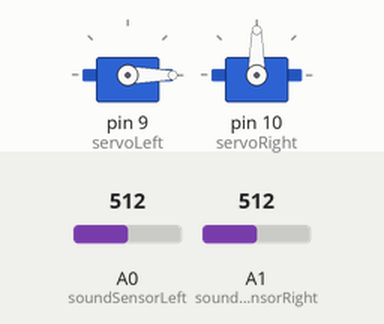
The sketch below on a simulated Arduino Uno, built with avr-gcc and run on an emulated ATmega328P. Parts: 2 × servo. The inputs (shaded band) are chosen by the test bench; at power-on: A0 (soundSensorLeft) = 512, A1 (soundSensorRight) = 512.

Above: at 8.8 s.
8.9 s: A0 (soundSensorLeft) set to 494
At 9.8 s:
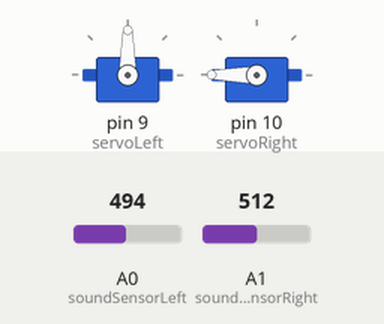
12.4 s: A1 (soundSensorRight) set to 491
At 14.2 s:
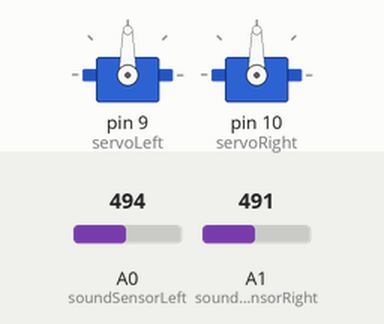
15.1 s: A1 (soundSensorRight) set to 510
At 15.7 s:
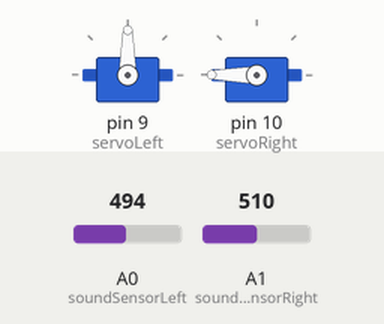
Timing chart, 0 to 18.1 s (numbered marks = the images above; inputs shaded):
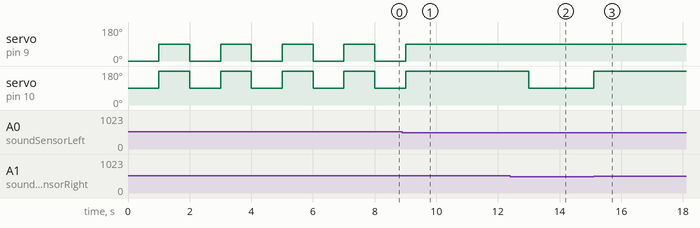

Measured:
- the behaviour switches between 501 and 500 on A0 (soundSensorLeft) (found by bisection; images 0 and 1)
- the behaviour switches between 501 and 500 on A1 (soundSensorRight) (found by bisection; images 1 and 2)
- after the input at 8.9 s, servo on pin 9 (servoLeft): goes on until 9.0 s, then stays 90°; servo on pin 10 (servoRight): goes on until 9.0 s, then stays 180°
- after the input at 12.4 s, servo on pin 10 (servoRight): 180° → 90° after 0.60 s
- after the input at 15.1 s, servo on pin 10 (servoRight): 90° → 180° at once
- by itself, servo on pin 9 (servoLeft): alternates 90° for 1.0 s and 0° for 1.0 s
- by itself, servo on pin 10 (servoRight): alternates 180° for 1.0 s and 90° for 1.0 s

The sketch:

robotic_eye.ino
```cpp
#include <Servo.h>

Servo servoLeft; // servo motor for left eye
Servo servoRight; // servo motor for right eye
int soundSensorLeft = A0; // sound sensor on left
int soundSensorRight = A1; // sound sensor on right

void setup() {
  servoLeft.attach(9); // attach servo to pin 9
  servoRight.attach(10); // attach servo to pin 10
  pinMode(soundSensorLeft, INPUT); // set sound sensor on left as input
  pinMode(soundSensorRight, INPUT); // set sound sensor on right as input
}

void loop() {
  int soundLevelLeft = analogRead(soundSensorLeft); // read sound level on left
  int soundLevelRight = analogRead(soundSensorRight); // read sound level on right

  // if sound is detected on left
  if(soundLevelLeft > 500) {
    // turn left
    servoLeft.write(0); // turn left
    delay(1000); // wait for 1 second
    servoLeft.write(90); // stop
  }

  // if sound is detected on right
  if(soundLevelRight > 500) {
    // turn right
    servoRight.write(180); // turn right
    delay(1000); // wait for 1 second
    servoRight.write(90); // stop
  }
}
```
